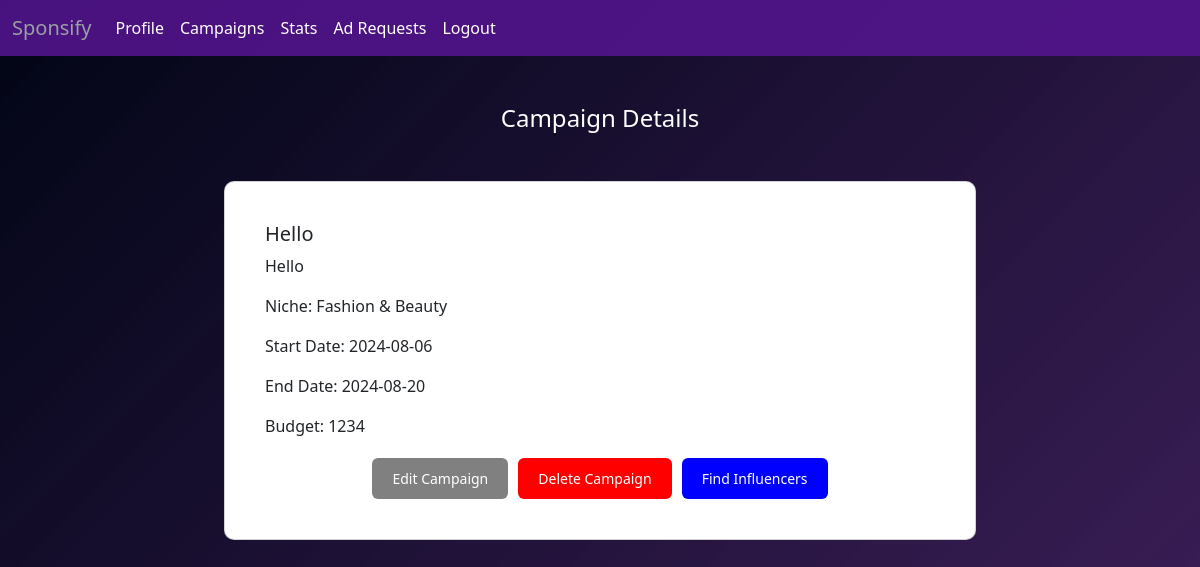
The page /sponsor/campaigns/4 (signed in) on the database as committed earlier.
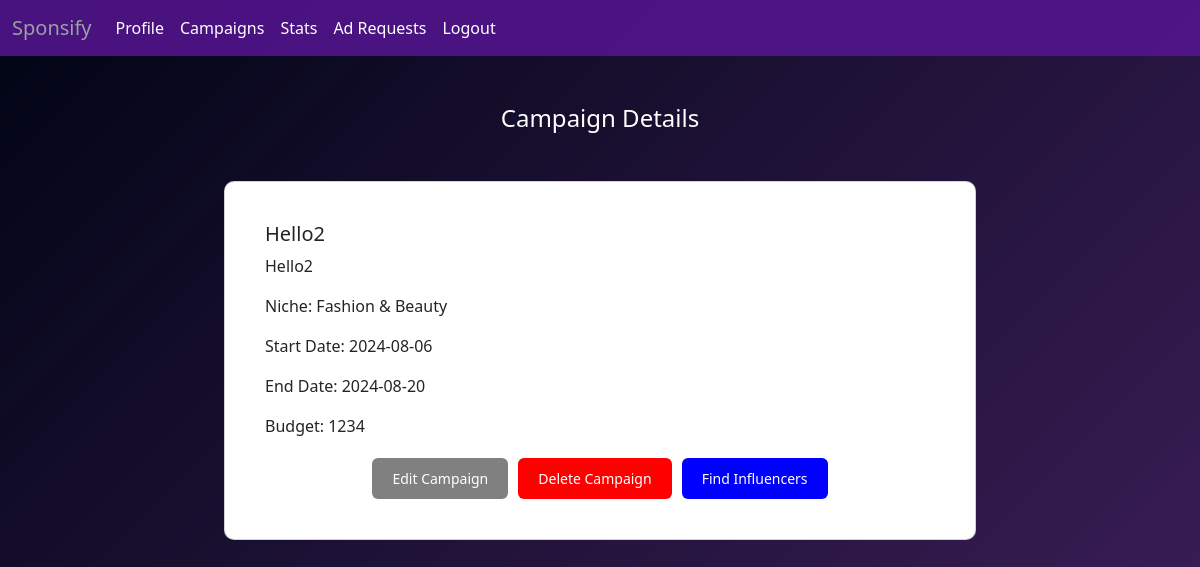
The same page on the database as committed later.
### models.py (models this page shows)
class Campaign(db.Model):
    id = db.Column(db.Integer, primary_key=True)
    sponsor_id = db.Column(db.Integer, db.ForeignKey('sponsor.id'), nullable=False)
    name = db.Column(db.String(100), nullable=False)
    description = db.Column(db.Text)
    niche = db.Column(db.Text)
    start_date = db.Column(db.Date)
    end_date = db.Column(db.Date)
    budget = db.Column(db.Integer)
    is_flag = db.Column(db.Boolean, default=False)
    visibility = db.Column(db.String(10), default='public')
    goals = db.Column(db.Text)
    ad_requests = db.relationship('AdRequest', backref='campaign', lazy=True)

### routes.py (the view)
@app.route("/sponsor/campaigns/<int:campaign_id>")
@login_required
def campaign_details(campaign_id):
    campaign = Campaign.query.get_or_404(campaign_id)  # Get campaign or 404
    return render_template('campaign_details.html', campaign=campaign)

### routes.py (called while the page is built)
def login_required(f):
    @wraps(f)
    def wrap(*args, **kwargs):
        if 'user_id' not in session:
            flash("You need to login first")
            return redirect(url_for('login'))
        else:
            user_id  = session['user_id']
            user = User.query.filter_by(id=user_id).first()
            if user.is_flag:
                flash("You are flagged")
                return redirect(url_for('login'))
        return f(*args, **kwargs)
    return wrap

### templates/campaign_details.html (shortened to what this page needs)
{% extends 'spndash.html' %}
{% block content %}
<div class="container mt-4">
    <h4 class="text-center mb-5 mt-5">Campaign Details</h4>
    <div class="card mb-5">
        <div class="card-body">
            <h5 class="card-title">{{ campaign.name }}</h5>
            <p class="card-text">{{ campaign.description }}</p>
            <p class="card-text">Niche: {{ campaign.niche }}</p>
            <p class="card-text">Start Date: {{ campaign.start_date }}</p>
            <p class="card-text">End Date: {{ campaign.end_date }}</p>
            <p class="card-text">Budget: {{ campaign.budget }}</p>
            <div class="button-group">
                <a href="{{ url_for('edit_campaign', campaign_id=campaign.id) }}" class="btn btn-secondary">Edit Campaign</a>
                <form method="POST" action="{{ url_for('delete_campaign_sponsor', campaign_id=campaign.id) }}" onsubmit="return confirm('Are you sure you want to delete this campaign?')">
                    <button type="submit" class="btn btn-danger">Delete Campaign</button>
                </form>
                <a href="{{ url_for('search_influencers_for_campaign', campaign_id=campaign.id) }}" class="btn btn-primary">Find Influencers</a>
            </div>
        </div>
    </div>
</div>
{% endblock %}

Rows that differ between the two databases and show on the page:
changed Campaign "Fashion & Beauty": name "Hello" → "Hello2"; description "Hello" → "Hello2"
